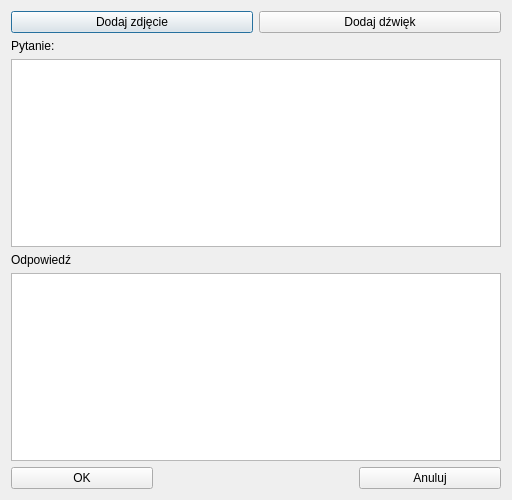
<?xml version="1.0" encoding="UTF-8"?>
<ui version="4.0">
 <class>NewQuestion</class>
 <widget class="QDialog" name="NewQuestion">
  <property name="geometry">
   <rect>
    <x>0</x>
    <y>0</y>
    <width>512</width>
    <height>500</height>
   </rect>
  </property>
  <property name="minimumSize">
   <size>
    <width>500</width>
    <height>500</height>
   </size>
  </property>
  <property name="windowTitle">
   <string>Dialog</string>
  </property>
  <property name="modal">
   <bool>true</bool>
  </property>
  <layout class="QGridLayout" name="gridLayout">
   <item row="0" column="0">
    <layout class="QHBoxLayout" name="horizontalLayout_2">
     <item>
      <widget class="QPushButton" name="imageAddButton">
       <property name="sizePolicy">
        <sizepolicy hsizetype="Minimum" vsizetype="Preferred">
         <horstretch>0</horstretch>
         <verstretch>1</verstretch>
        </sizepolicy>
       </property>
       <property name="text">
        <string>Dodaj zdjęcie</string>
       </property>
       <property name="icon">
        <iconset>
         <normaloff>Icons/photo.png</normaloff>Icons/photo.png</iconset>
       </property>
      </widget>
     </item>
     <item>
      <widget class="QPushButton" name="soundAddButton">
       <property name="sizePolicy">
        <sizepolicy hsizetype="Preferred" vsizetype="Preferred">
         <horstretch>0</horstretch>
         <verstretch>1</verstretch>
        </sizepolicy>
       </property>
       <property name="text">
        <string>Dodaj dźwięk</string>
       </property>
       <property name="icon">
        <iconset>
         <normaloff>Icons/sound.png</normaloff>Icons/sound.png</iconset>
       </property>
      </widget>
     </item>
    </layout>
   </item>
   <item row="1" column="0">
    <layout class="QVBoxLayout" name="verticalLayout_2">
     <item>
      <widget class="QLabel" name="label">
       <property name="sizePolicy">
        <sizepolicy hsizetype="Preferred" vsizetype="Fixed">
         <horstretch>0</horstretch>
         <verstretch>1</verstretch>
        </sizepolicy>
       </property>
       <property name="text">
        <string>Pytanie:</string>
       </property>
       <property name="buddy">
        <cstring>textEdit_2</cstring>
       </property>
      </widget>
     </item>
     <item>
      <widget class="QTextEdit" name="textEdit_2">
       <property name="sizePolicy">
        <sizepolicy hsizetype="Expanding" vsizetype="Expanding">
         <horstretch>0</horstretch>
         <verstretch>1</verstretch>
        </sizepolicy>
       </property>
      </widget>
     </item>
     <item>
      <widget class="QLabel" name="label_2">
       <property name="sizePolicy">
        <sizepolicy hsizetype="Preferred" vsizetype="Fixed">
         <horstretch>0</horstretch>
         <verstretch>1</verstretch>
        </sizepolicy>
       </property>
       <property name="text">
        <string>Odpowiedź</string>
       </property>
       <property name="buddy">
        <cstring>textEdit</cstring>
       </property>
      </widget>
     </item>
     <item>
      <widget class="QTextEdit" name="textEdit">
       <property name="sizePolicy">
        <sizepolicy hsizetype="Expanding" vsizetype="Expanding">
         <horstretch>0</horstretch>
         <verstretch>1</verstretch>
        </sizepolicy>
       </property>
      </widget>
     </item>
    </layout>
   </item>
   <item row="2" column="0">
    <layout class="QHBoxLayout" name="horizontalLayout">
     <item>
      <widget class="QPushButton" name="okButton">
       <property name="sizePolicy">
        <sizepolicy hsizetype="Minimum" vsizetype="Minimum">
         <horstretch>0</horstretch>
         <verstretch>1</verstretch>
        </sizepolicy>
       </property>
       <property name="text">
        <string>OK</string>
       </property>
      </widget>
     </item>
     <item>
      <spacer name="horizontalSpacer">
       <property name="orientation">
        <enum>Qt::Horizontal</enum>
       </property>
       <property name="sizeType">
        <enum>QSizePolicy::Fixed</enum>
       </property>
       <property name="sizeHint" stdset="0">
        <size>
         <width>200</width>
         <height>19</height>
        </size>
       </property>
      </spacer>
     </item>
     <item>
      <widget class="QPushButton" name="cancelButton">
       <property name="sizePolicy">
        <sizepolicy hsizetype="Minimum" vsizetype="Fixed">
         <horstretch>0</horstretch>
         <verstretch>1</verstretch>
        </sizepolicy>
       </property>
       <property name="text">
        <string>Anuluj</string>
       </property>
      </widget>
     </item>
    </layout>
   </item>
  </layout>
 </widget>
 <tabstops>
  <tabstop>textEdit_2</tabstop>
  <tabstop>textEdit</tabstop>
  <tabstop>okButton</tabstop>
  <tabstop>cancelButton</tabstop>
  <tabstop>imageAddButton</tabstop>
  <tabstop>soundAddButton</tabstop>
 </tabstops>
 <resources/>
 <connections>
  <connection>
   <sender>okButton</sender>
   <signal>clicked()</signal>
   <receiver>NewQuestion</receiver>
   <slot>accept()</slot>
   <hints>
    <hint type="sourcelabel">
     <x>77</x>
     <y>479</y>
    </hint>
    <hint type="destinationlabel">
     <x>195</x>
     <y>477</y>
    </hint>
   </hints>
  </connection>
 </connections>
</ui>
